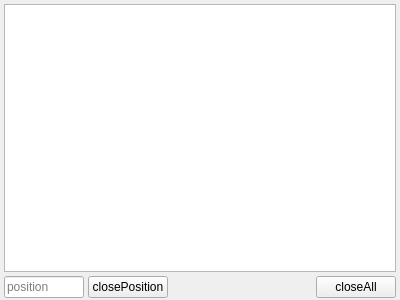
<?xml version="1.0" encoding="UTF-8"?>
<ui version="4.0">
 <class>PositionForm</class>
 <widget class="QWidget" name="PositionForm">
  <property name="geometry">
   <rect>
    <x>0</x>
    <y>0</y>
    <width>400</width>
    <height>300</height>
   </rect>
  </property>
  <property name="windowTitle">
   <string>Form</string>
  </property>
  <layout class="QVBoxLayout" name="verticalLayout">
   <property name="spacing">
    <number>4</number>
   </property>
   <property name="leftMargin">
    <number>4</number>
   </property>
   <property name="topMargin">
    <number>4</number>
   </property>
   <property name="rightMargin">
    <number>4</number>
   </property>
   <property name="bottomMargin">
    <number>2</number>
   </property>
   <item>
    <widget class="QTableWidget" name="tableWidget"/>
   </item>
   <item>
    <layout class="QHBoxLayout" name="horizontalLayout">
     <property name="spacing">
      <number>4</number>
     </property>
     <item>
      <widget class="QLineEdit" name="lineEdit">
       <property name="maximumSize">
        <size>
         <width>80</width>
         <height>16777215</height>
        </size>
       </property>
       <property name="readOnly">
        <bool>true</bool>
       </property>
       <property name="placeholderText">
        <string>position</string>
       </property>
      </widget>
     </item>
     <item>
      <widget class="QPushButton" name="pushButtonClosePosition">
       <property name="maximumSize">
        <size>
         <width>100</width>
         <height>16777215</height>
        </size>
       </property>
       <property name="text">
        <string>closePosition</string>
       </property>
      </widget>
     </item>
     <item>
      <spacer name="horizontalSpacer">
       <property name="orientation">
        <enum>Qt::Horizontal</enum>
       </property>
       <property name="sizeHint" stdset="0">
        <size>
         <width>0</width>
         <height>20</height>
        </size>
       </property>
      </spacer>
     </item>
     <item>
      <widget class="QPushButton" name="pushButtonCloseAll">
       <property name="text">
        <string>closeAll</string>
       </property>
      </widget>
     </item>
    </layout>
   </item>
  </layout>
 </widget>
 <resources/>
 <connections/>
</ui>
